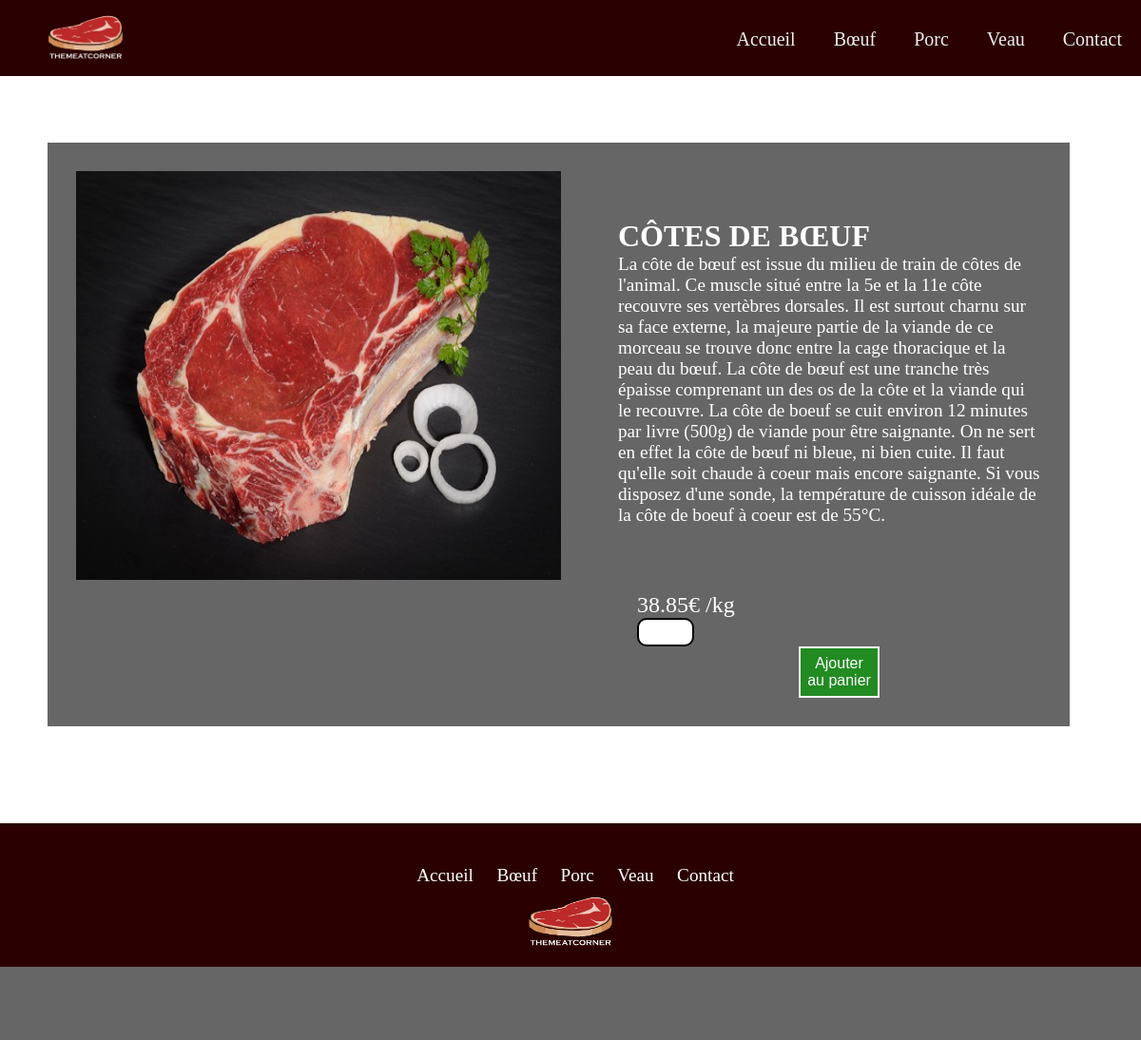
The app's page /pageboeuf/pagesviandesboeuf/cotedeboeuf.php with its own data.
### tables this page shows
create table Viande (
	id int auto_increment       not null,
	nom varchar (30)            not null,
	descriptionv text           not null,
	prix decimal(4,2)           not null,
	photo varchar(100)          not null,
	idAnimal int                not null,
	Foreign key (idAnimal) references Animal (id),
	PRIMARY KEY (id)
);

### pageboeuf/pagesviandesboeuf/cotedeboeuf.php (the view)
<html>
<?php include '../../include/header.php'; ?>
<head>
    <link rel="stylesheet" href="../../style.css">
</head>
<body>
<div class="flex1">
    <div>
        <?php
        $bdd = new PDO('mysql:host=localhost;dbname=tmc;charset=utf8', 'root', '');
        $req = $bdd->query('SELECT * FROM viande where id = 13');
        while ($donnees = $req->fetch()) {
            echo('<img class="imgid1" src="../../pageboeuf/img/viandeboeuf/' . $donnees['photo'] . '">');
        }
        ?>
    </div>
    <div class="divgauche">
        <?php
        $bdd = new PDO('mysql:host=localhost;dbname=tmc;charset=utf8', 'root', '');
        $req = $bdd->query('SELECT * FROM viande where id = 13');
        while ($donnees = $req->fetch()) {
            echo('<a class="nomviande1"</a>' . $donnees['nom'] ."<br>" . '<a class="descriptionviande"</a>' . $donnees['descriptionv'] . "<br>" .
                 '<p class="prixviande"</p>' . $donnees['prix'] .  "€ /kg" . "<br>" .
                 '<input type="number" class="inputnombre" id="tentacles" min="1" max="100">' .
                 '<button class="boutonpanier1">Ajouter au panier</button>');
        }
        ?>
    </div>
</div>
</body>
<?php include '../../include/footer.php'; ?>
</html>

### style.css (style rules this page uses)
body { font-family: Gabriola; font-size: 25px; color: white; background-image: url("img/fondtmc.jpg"); background-repeat: no-repeat; background-attachment: fixed; margin: 0; width: 100%; display: block; background-size: cover; }
* { padding: 0; margin: 0; box-sizing: border-box; }
.boutonpanier1 { width: 20%; padding: 7px; background-color: forestgreen; color: white; border: 2px solid white; font-size: 1rem; cursor: pointer; display: block; margin: auto; }
.imgid1 { height:490px; width:570px; padding: 30px; }
.flex1 { display: flex; margin: 70px 75px 75px 50px; background: rgba(0, 0, 0, 0.6); }
.divgauche { padding: 30px; margin-top: 50px; }
.descriptionviande { font-size: 1.2rem; color: white; font-family: "Arial Nova Light"; }
.nomviande1 { font-size: 2rem; font-weight: bold; color: white; text-transform: uppercase; }
.prixviande { padding-left: 20px; padding-top: 20px; margin-top: 50px; font-family: "Arial Nova Light"; font-size: 1.5rem; }
.inputnombre { width: 60px; height: 30px; border: 2px solid black; border-radius: 10px; padding-left: 10px; }
.footer ul a { color:inherit; text-decoration:none; padding: 0 10px; font-size: 1.2rem; }

### records on screen
viande: photo (picture), nom "CÔTES DE BŒUF", descriptionv "La côte de bœuf est issue du milieu de train de côtes de l'animal. Ce muscle situé entre la 5e et la 11e côte recouvre ses vertèbres dorsales. Il est surtout charnu sur sa face externe, la majeure partie de la viande de ce morceau se trouve donc entre la cage thoracique et la peau du bœuf. La côte de bœuf est une tranche très épaisse comprenant un des os de la côte et la viande qui le recouvre. La côte de boeuf se cuit environ 12 minutes par livre (500g) de viande pour être saignante. On ne sert en effet la côte de bœuf ni bleue, ni bien cuite. Il faut qu'elle soit chaude à coeur mais encore saignante. Si vous disposez d'une sonde, la température de cuisson idéale de la côte de boeuf à…", prix "38.85"
